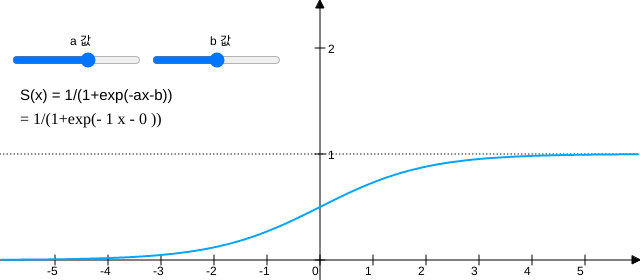
Frame 1 (no input)
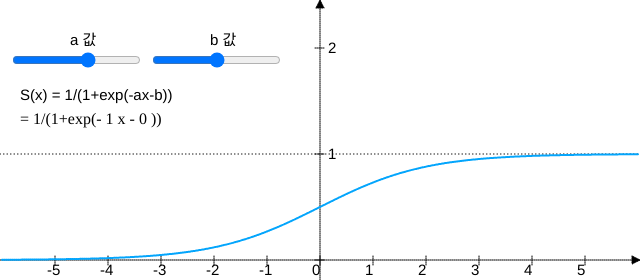
Frame 60 (no input)
Frame 120 (the mouse pressed at the canvas centre since frame 60): identical to frame 60, image omitted

The p5.js sketch that drew these frames (run headless with seeded random() and noise() and a simulated clock; from frame 60 on, the mouse is pressed at the canvas centre):

// p5.js sketch
// ── sketch.js
var scl
var xx = []
var yy = []
var a, b

var slider1, slider2


var txt_slp
var txt_intcpt
var txt_signature

function setup() {
     createCanvas(640, 280);
     scl = round(width / 12)

     slider1 = createSlider(-5, 5, 1, 0.1)
     slider1.position(10, 50)
     slider2 = createSlider(-5, 5, 0, 0.1)
     slider2.position(150, 50)
     

     txt_slp = createElement("text", " ")
     txt_signature = createElement("text", " ")

     txt_signature.position(width-190, height)
     txt_signature.html("ⓒ 공돌이의 수학정리노트")
}


function draw() {
     background(255);

     plotAxes();

     // y = 1 점선 하나 그어주자

     stroke(0)
     drawingContext.setLineDash([0.5, 3]); // 점선 효과 주기
     line(0, height - 20 - 1 * scl * 2, width, height - 20 - 1 * scl * 2)

     drawingContext.setLineDash([1, 1]); // 점선 효과 종료
     
     xx = linspace(-6, 6, 100)

     a = slider1.value();
     b = slider2.value();

     for(let i = 0; i<xx.length; i++){
          yy[i] = my_function(xx[i], a, b)
     }
     push()
     translate(width/2, height - 20)
     scale(1, -1)
     stroke(3, 165, 252)
     strokeWeight(2)
     noFill()
     beginShape()
     for(let i = 0; i<xx.length; i++){
          vertex(xx[i] * scl, yy[i] * scl * 2)          
     }
     endShape()
     pop()
     
     txt_slp.position(20, height / 2 - 30)

     if (b >= 0){
          if (a < 0){
               txt_slp.html(join(['= 1/(1+exp(', str(round(-a, 2)),'x -', str(round(b, 2)),'))'], ' '))     
          }
          else {
               txt_slp.html(join(['= 1/(1+exp(-', str(round(a, 2)),'x -', str(round(b, 2)),'))'], ' '))     
          }
          
     } else {
          if (a<0) {
               txt_slp.html(join(['= 1/(1+exp(', str(round(-a, 2)),'x +', str(round(-b, 2)),'))'], ' '))     
          }
          else {
               txt_slp.html(join(['= 1/(1+exp(-', str(round(a, 2)),'x +', str(round(-b, 2)),'))'], ' '))     
          }
          
     }     

     noStroke()
     fill(0)
     text('a 값', 70, 45)
     text('b 값', 210, 45)
     textSize(15)
     text('S(x) = 1/(1+exp(-ax-b))', 20, 100)



}

function plotAxes() {
     drawArrow(0, height - 20, width, height - 20);
     drawArrow(width / 2, height, width / 2, 0);

     for (i = -5; i < 6; i++) {
          stroke(0)
          line(width / 2 + i * scl, height - 20 + 5, width / 2 + i * scl, height - 20 - 5);
          noStroke()
          text(i, width / 2 + i * scl - 8, height - 5);
     }

     for (i = 0; i < 3; i++) {
          stroke(0)
          line(width / 2 - 5, height - 20 - i * scl * 2, width / 2 + 5, height - 20 - i * scl * 2);
          noStroke()
          if (i != 0) {
               text(i, width / 2 + 8, height - 20 - i * scl * 2 + 5);
          }
     }
}

function linspace(stt, end, steps){
     var res = []
     for(i=stt; i<=end; i+=((end-stt)/(steps-1))){
          res.push(
               i
          )
     }

     if(res.length < steps){
          res.push(end)
     }
     return res
}

function drawArrow(x1, y1, x2, y2) {
     push();
     // strokeWeight(w);
     stroke(0);
     fill(0);
     line(x1, y1, x2, y2); //draw a line beetween the vertices
     let offset = 10 / 800 * width;
     let angle = atan2(y1 - y2, x1 - x2); //gets the angle of the line
     translate(x2, y2); //translates to the destination vertex
     rotate(angle - HALF_PI); //rotates the arrow point
     triangle(-offset * 0.5, offset, offset * 0.5, offset, 0, 0); //draws the arrow point as a triangle
     pop();
}

function my_function(x, a, b){
     return 1/(1+exp(-a*x-b))
}
